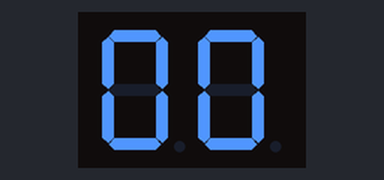
This sketch was run on a simulated Arduino Uno, built with avr-gcc and run on an emulated ATmega328P. Shown: 2-digit seven-segment display. Wiring (inferred from the names in the program): 2-digit 7-segment display, segments lit when LOW: segments pin 7, pin 8, pin 9, pin 10, pin 11, pin 12, pin 13, pin 0, pin 1, pin 2, pin 3, pin 4, pin 5, pin 6. The segment pins are drawn as the display they are named for.

Above: at 0.1 s.
At 5.1 s:
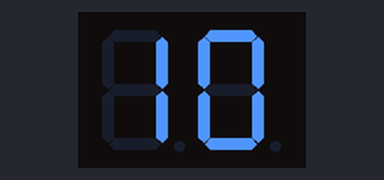
At 10.1 s:
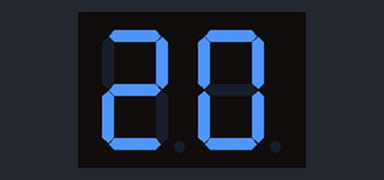
At 20.1 s:
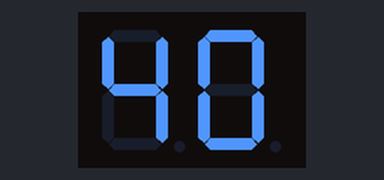
At 30.1 s:
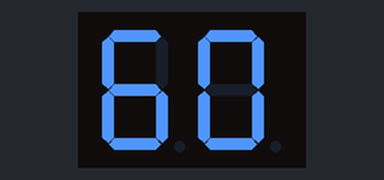
At 39.75 s:
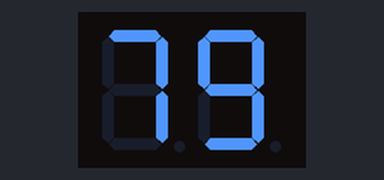

The sketch:

ex27.ino
```cpp
/*
Link para o circuito:
https://www.tinkercad.com/things/lWgS6LW55x7-epic-jarv-bombul-3

27) Projete um hardware e um software utilizando Arduino que apresente uma contagem
em ordem crescente de 0 a 99 em dois displays de 7 segmentos, incrementando a
contagem a cada 0,5 segundo.
*/

int g1 = 13;
int f1 = 12;
int e1 = 11;
int d1 = 10;
int c1 = 9;
int b1 = 8;
int a1 = 7;
int g2 = 6;
int f2 = 5;
int e2 = 4;
int d2 = 3;
int c2 = 2;
int b2 = 1;
int a2 = 0;

int firstDisplay = 7; // Primeiro display termina no pino 7
int secondDisplay = 0; // Segundo display termina no pino 0

int values[10][7] = {
  {0,0,0,0,0,0,1},
  {1,0,0,1,1,1,1},
  {0,0,1,0,0,1,0},
  {0,0,0,0,1,1,0},
  {1,0,0,1,1,0,0},
  {0,1,0,0,1,0,0},
  {0,1,0,0,0,0,0},
  {0,0,0,1,1,1,1},
  {0,0,0,0,0,0,0},
  {0,0,0,0,1,0,0}
};

void displayNumber(int number, int display){
  for(int i = 0; i < 7; i++){
  	digitalWrite(i+display, values[number][i]);
  }
}

void setup() {
  pinMode(a1, OUTPUT);
  pinMode(b1, OUTPUT);
  pinMode(c1, OUTPUT);
  pinMode(d1, OUTPUT);
  pinMode(e1, OUTPUT);
  pinMode(f1, OUTPUT);
  pinMode(g1, OUTPUT);
  pinMode(a2, OUTPUT);
  pinMode(b2, OUTPUT);
  pinMode(c2, OUTPUT);
  pinMode(d2, OUTPUT);
  pinMode(e2, OUTPUT);
  pinMode(f2, OUTPUT);
  pinMode(g2, OUTPUT);
}

void loop() {
  for(int i = 0; i < 10; i++){
    displayNumber(i,firstDisplay);
      for(int j = 0; j < 10; j++){
        displayNumber(j,secondDisplay);
        delay(500);
      }
  }
}
```

Measured:
- what the display in image 1 shows lasts 0.5 s, from 5.0 s to 5.5 s
